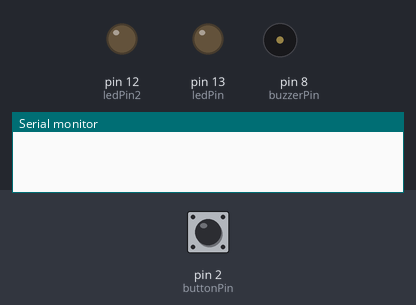
Bench run of a sketch on a simulated Arduino Uno, built with avr-gcc and run on an emulated ATmega328P. Shown: output pins drawn as LEDs (lit = HIGH), buzzer (waves = sounding), the last lines printed to the serial monitor. The test bench sets the inputs (shaded band); at power-on: pin 2 (buttonPin) HIGH. Random numbers use the default seed unless the sketch sets one.

Above: at 1.2 s.
1.3 s: pin 2 (buttonPin) pulled LOW for 0.15 s
At 2.5 s:
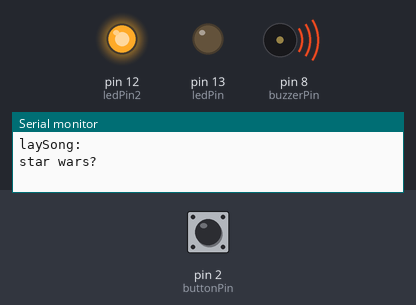
At 4.72 s:
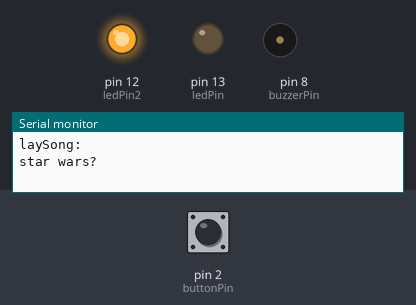
Timing chart, 0 to 10.3 s (numbered marks = the images above; inputs shaded):
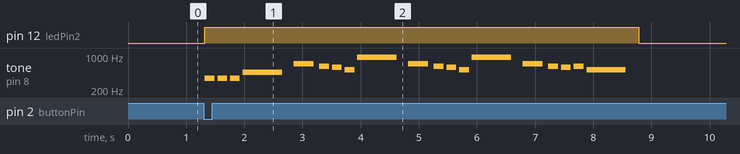

The sketch:

toneMelodyButton.ino
```cpp
/********************************
Creation Computation.
Assignment one: Make something basic using Fabric, Button, Buzzer.
This is a soft switch fabric that plays a song when you squeeze it.

http://www.princetronics.com/supermariothemesong/ <-- the awesome mario themes
https://vine.co/v/5rDU6UenUbH

// too do: maybe make this a randomized music thing.
// Maybe use more than one button, like a piano.
// maybe use two buzzers?
// maybe use two buttons that play with pitch of tone rather than just a melody?

***********************/

#include "pitches.h"
const int buttonPin = 2;     // the number of the pushbutton pin
const int ledPin =  13;      // the number of the LED pin
const int ledPin2 = 12;
const int buzzerPin = 8;

boolean isPlaying = false;

int buttonState;             // the current reading from the input pin
int lastButtonState = LOW;   // the previous reading from the input pin
unsigned long lastDebounceTime = 0;  // the last time the output pin was toggled
unsigned long debounceDelay = 20;    // the debounce time; increase if the output flickers

int marioMelody[] = {
  NOTE_E7, NOTE_E7, 0, NOTE_E7,
  0, NOTE_C7, NOTE_E7, 0,
  NOTE_G7, 0, 0,  0,
  NOTE_G6, 0, 0, 0,

  NOTE_C7, 0, 0, NOTE_G6,
  0, 0, NOTE_E6, 0,
  0, NOTE_A6, 0, NOTE_B6,
  0, NOTE_AS6, NOTE_A6, 0,

  NOTE_G6, NOTE_E7, NOTE_G7,
  NOTE_A7, 0, NOTE_F7, NOTE_G7,
  0, NOTE_E7, 0, NOTE_C7,
  NOTE_D7, NOTE_B6, 0, 0,

  NOTE_C7, 0, 0, NOTE_G6,
  0, 0, NOTE_E6, 0,
  0, NOTE_A6, 0, NOTE_B6,
  0, NOTE_AS6, NOTE_A6, 0,

  NOTE_G6, NOTE_E7, NOTE_G7,
  NOTE_A7, 0, NOTE_F7, NOTE_G7,
  0, NOTE_E7, 0, NOTE_C7,
  NOTE_D7, NOTE_B6, 0, 0
};

int marioTempo[] = {
  10, 10, 10, 10,
  10, 10, 10, 10,
  10, 10, 10, 10,
  10, 10, 10, 10,

  10, 10, 10, 10,
  10, 10, 16, 10,
  10, 10, 10, 10,
  10, 10, 10, 10,

  8, 8, 8,
  10, 10, 10, 10,
  10, 10, 10, 10,
  10, 10, 10, 10,

  10, 10, 10, 10,
  10, 10, 16, 10,
  10, 10, 10, 10,
  10, 10, 10, 10,

  8, 8, 8,
  10, 10, 10, 10,
  10, 10, 10, 10,
  10, 10, 10, 10,
};


int starWarsMelody [] = {
  NOTE_F4, NOTE_F4, NOTE_F4,
  NOTE_AS4, NOTE_F5,

  NOTE_DS5, NOTE_D5, NOTE_C5,
  NOTE_AS5, NOTE_F5,

  NOTE_DS5,  NOTE_D5,  NOTE_C5,
  NOTE_AS5, NOTE_F5,

  NOTE_DS5, NOTE_D5, NOTE_DS5,
  NOTE_C5
};

// still kinda meh, but works.
int starWarsTempo [] = {
  8,  8, 8,
  2, 4,
  8,  8,  8,
  2, 4,
  8,  8,  8,
  2, 4,
  8, 8,  8,
  2
};

int previousSong;

void setup() {
  Serial.begin(9600);

  pinMode(ledPin, OUTPUT);
  pinMode(ledPin2, OUTPUT);
  //pinMode(buttonPin, INPUT
  pinMode(buttonPin, INPUT_PULLUP);  // don't use a pull down on this.
  digitalWrite(ledPin, LOW);
  digitalWrite(ledPin2, LOW);

  previousSong = random(1, 3); // pick a random number between 1 and 2
  //Serial.println(previousSong);
  //Serial.println("setup done");
}

void loop() {

  int reading = digitalRead(buttonPin);
  if (reading != lastButtonState) {
    // reset the debouncing timer
    lastDebounceTime = millis();
  }

  if ((millis() - lastDebounceTime) > debounceDelay) {
    if (reading != buttonState) {
      buttonState = reading;
      if(buttonState == LOW && !isPlaying){


        // don't play the same song twice in a row.
        if(previousSong == 1){
          digitalWrite(ledPin, HIGH);
          playSong(2);
        } else if(previousSong == 2){
          digitalWrite(ledPin2, HIGH);
          playSong(1);
        }

      } else {
        digitalWrite(ledPin, LOW);
        digitalWrite(ledPin2, LOW);
      }
    }
  }
  lastButtonState = reading;
}

void playSong(int s){
  Serial.println("PlaySong: "+s);
  int song = s;


  if(song == 2){
    previousSong = 2;

    Serial.println(" Mario Theme");
    int size = sizeof(marioMelody) / sizeof(int);
    for (int thisNote = 0; thisNote < size; thisNote++){
      int noteDuration = 1000 / marioTempo[thisNote];
      tone(buzzerPin, marioMelody[thisNote], noteDuration);
      int pauseBetweenNotes = noteDuration * 1.30;
      delay(pauseBetweenNotes);
      noTone(buzzerPin);
    }


  } else if(song == 1) {
    previousSong = 1;
    Serial.println("star wars?");
    int size = sizeof(starWarsTempo) / sizeof(int);
    for (int thisNote = 0; thisNote < size; thisNote++){
      int noteDuration = 1350 / starWarsTempo[thisNote];
      tone(buzzerPin, starWarsMelody[thisNote],noteDuration);
      int pauseBetweenNotes = noteDuration * 1.30;
      delay(pauseBetweenNotes);
      noTone(buzzerPin);
    }
  }

  isPlaying = false;

} // end of playSong
```

pitches.h
```cpp
/*************************************************
 * Public Constants
 *************************************************/

#define NOTE_B0  31
#define NOTE_C1  33
#define NOTE_CS1 35
#define NOTE_D1  37
#define NOTE_DS1 39
#define NOTE_E1  41
#define NOTE_F1  44
#define NOTE_FS1 46
#define NOTE_G1  49
#define NOTE_GS1 52
#define NOTE_A1  55
#define NOTE_AS1 58
#define NOTE_B1  62
#define NOTE_C2  65
#define NOTE_CS2 69
#define NOTE_D2  73
#define NOTE_DS2 78
#define NOTE_E2  82
#define NOTE_F2  87
#define NOTE_FS2 93
#define NOTE_G2  98
#define NOTE_GS2 104
#define NOTE_A2  110
#define NOTE_AS2 117
#define NOTE_B2  123
#define NOTE_C3  131
#define NOTE_CS3 139
#define NOTE_D3  147
#define NOTE_DS3 156
#define NOTE_E3  165
#define NOTE_F3  175
#define NOTE_FS3 185
#define NOTE_G3  196
#define NOTE_GS3 208
#define NOTE_A3  220
#define NOTE_AS3 233
#define NOTE_B3  247
#define NOTE_C4  262
#define NOTE_CS4 277
#define NOTE_D4  294
#define NOTE_DS4 311
#define NOTE_E4  330
#define NOTE_F4  349
#define NOTE_FS4 370
#define NOTE_G4  392
#define NOTE_GS4 415
#define NOTE_A4  440
#define NOTE_AS4 466
#define NOTE_B4  494
#define NOTE_C5  523
#define NOTE_CS5 554
#define NOTE_D5  587
#define NOTE_DS5 622
#define NOTE_E5  659
#define NOTE_F5  698
#define NOTE_FS5 740
#define NOTE_G5  784
#define NOTE_GS5 831
#define NOTE_A5  880
#define NOTE_AS5 932
#define NOTE_B5  988
#define NOTE_C6  1047
#define NOTE_CS6 1109
#define NOTE_D6  1175
#define NOTE_DS6 1245
#define NOTE_E6  1319
#define NOTE_F6  1397
#define NOTE_FS6 1480
#define NOTE_G6  1568
#define NOTE_GS6 1661
#define NOTE_A6  1760
#define NOTE_AS6 1865
#define NOTE_B6  1976
#define NOTE_C7  2093
#define NOTE_CS7 2217
#define NOTE_D7  2349
#define NOTE_DS7 2489
#define NOTE_E7  2637
#define NOTE_F7  2794
#define NOTE_FS7 2960
#define NOTE_G7  3136
#define NOTE_GS7 3322
#define NOTE_A7  3520
#define NOTE_AS7 3729
#define NOTE_B7  3951
#define NOTE_C8  4186
#define NOTE_CS8 4435
#define NOTE_D8  4699
#define NOTE_DS8 4978
```

Measured:
- after the input at 1.3 s, pin 12 (ledPin2): LOW → HIGH at once, → LOW 7.5 s later; tone on pin 8 (buzzerPin): plays 349 Hz for 0.17 s, 349 Hz for 0.17 s, 349 Hz for 0.17 s, 466 Hz for 0.68 s, 698 Hz for 0.34 s, 622 Hz for 0.17 s … (19 notes in this stretch), starting at once
